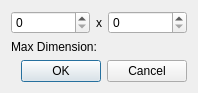
<?xml version="1.0" encoding="UTF-8"?>
<ui version="4.0">
 <class>CustomResolutionDlg</class>
 <widget class="QDialog" name="CustomResolutionDlg">
  <property name="geometry">
   <rect>
    <x>0</x>
    <y>0</y>
    <width>198</width>
    <height>83</height>
   </rect>
  </property>
  <property name="sizePolicy">
   <sizepolicy hsizetype="Fixed" vsizetype="Fixed">
    <horstretch>0</horstretch>
    <verstretch>0</verstretch>
   </sizepolicy>
  </property>
  <property name="windowTitle">
   <string>Custom Resolution</string>
  </property>
  <layout class="QGridLayout" name="gridLayout">
   <item row="0" column="0">
    <widget class="QSpinBox" name="m_width">
     <property name="sizePolicy">
      <sizepolicy hsizetype="Preferred" vsizetype="Fixed">
       <horstretch>0</horstretch>
       <verstretch>0</verstretch>
      </sizepolicy>
     </property>
    </widget>
   </item>
   <item row="0" column="1">
    <widget class="QLabel" name="label">
     <property name="sizePolicy">
      <sizepolicy hsizetype="Fixed" vsizetype="Preferred">
       <horstretch>0</horstretch>
       <verstretch>0</verstretch>
      </sizepolicy>
     </property>
     <property name="text">
      <string>x</string>
     </property>
    </widget>
   </item>
    <item row="2" column="0" colspan="3">
        <widget class="QLabel" name="m_maxDimension">
            <property name="sizePolicy">
                <sizepolicy hsizetype="Fixed" vsizetype="Preferred">
                    <horstretch>0</horstretch>
                    <verstretch>0</verstretch>
                </sizepolicy>
            </property>
            <property name="text">
                <string>Max Dimension: </string>
            </property>
        </widget> 
    </item>   
   <item row="3" column="0" colspan="3">
    <widget class="QDialogButtonBox" name="buttonBox">
     <property name="orientation">
      <enum>Qt::Horizontal</enum>
     </property>
     <property name="standardButtons">
      <set>QDialogButtonBox::Cancel|QDialogButtonBox::Ok</set>
     </property>
    </widget>
   </item>
   <item row="0" column="2">
    <widget class="QSpinBox" name="m_height">
     <property name="sizePolicy">
      <sizepolicy hsizetype="Preferred" vsizetype="Fixed">
       <horstretch>0</horstretch>
       <verstretch>0</verstretch>
      </sizepolicy>
     </property>
    </widget>
   </item>
   <item row="1" column="0">
    <spacer name="verticalSpacer">
     <property name="orientation">
      <enum>Qt::Vertical</enum>
     </property>
     <property name="sizeHint" stdset="0">
      <size>
       <width>20</width>
       <height>10</height>
      </size>
     </property>
    </spacer>
   </item>
  </layout>
 </widget>
 <resources/>
 <connections>
  <connection>
   <sender>buttonBox</sender>
   <signal>accepted()</signal>
   <receiver>CustomResolutionDlg</receiver>
   <slot>accept()</slot>
   <hints>
    <hint type="sourcelabel">
     <x>187</x>
     <y>82</y>
    </hint>
    <hint type="destinationlabel">
     <x>157</x>
     <y>99</y>
    </hint>
   </hints>
  </connection>
  <connection>
   <sender>buttonBox</sender>
   <signal>rejected()</signal>
   <receiver>CustomResolutionDlg</receiver>
   <slot>reject()</slot>
   <hints>
    <hint type="sourcelabel">
     <x>187</x>
     <y>88</y>
    </hint>
    <hint type="destinationlabel">
     <x>196</x>
     <y>99</y>
    </hint>
   </hints>
  </connection>
 </connections>
</ui>
